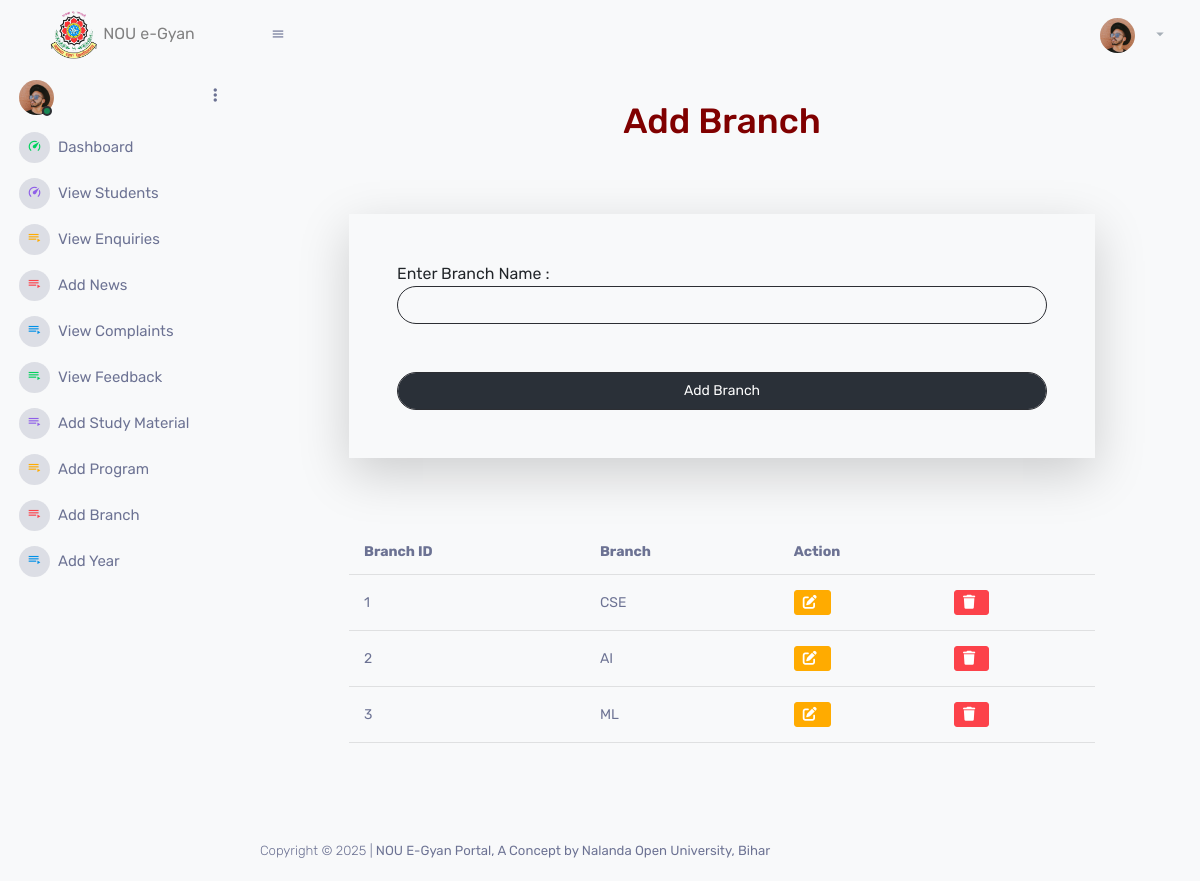
Page /adminapp/branch/ on the earlier database version.
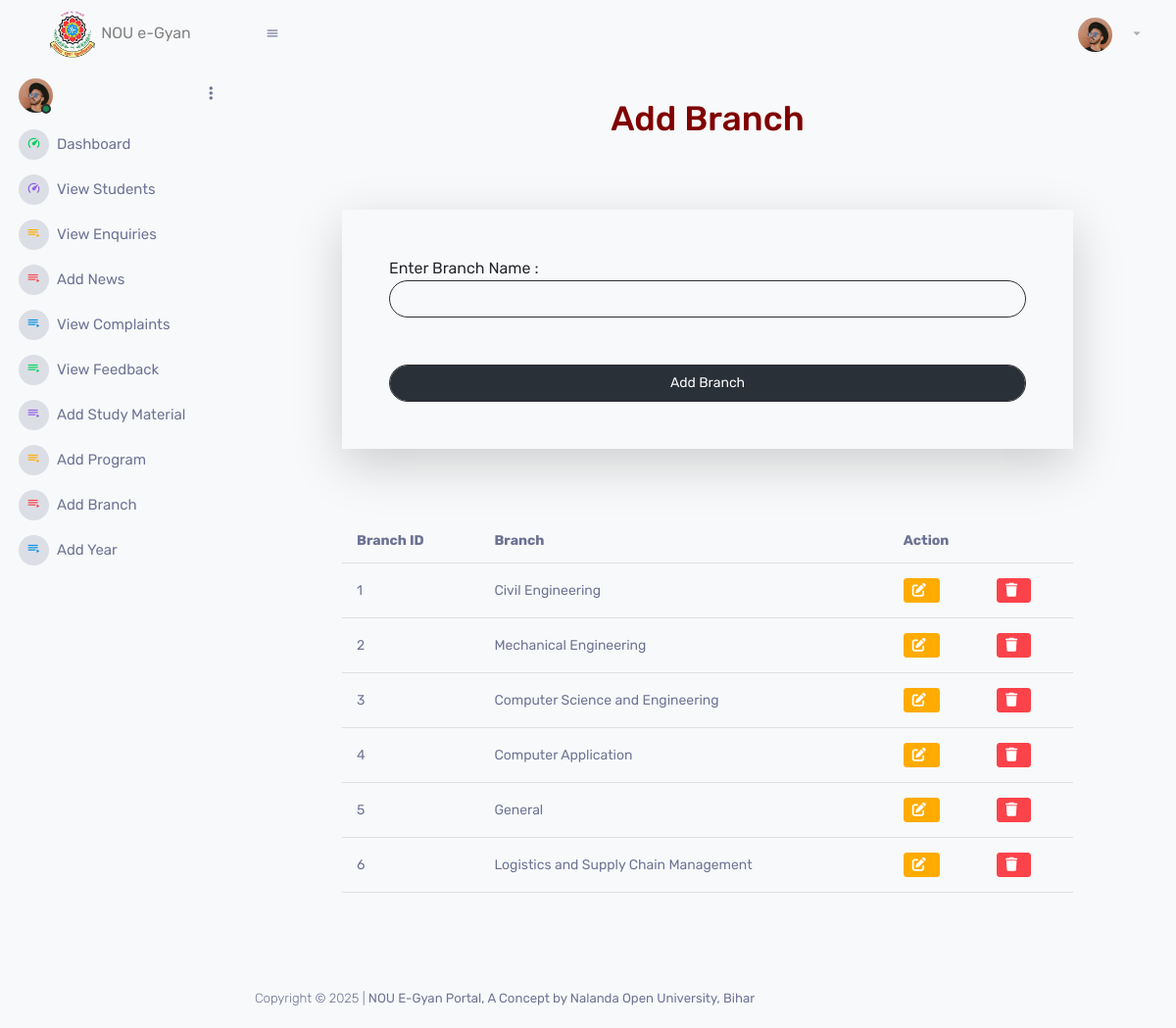
Same page on the later database version.
### adminapp/models.py (models this page shows)
class Branch(models.Model):
    bid=models.AutoField(primary_key=True)
    bname=models.CharField(max_length= 50)
    bdate=models.DateField(auto_now_add=True)
    status=models.CharField(max_length=5)

### adminapp/views.py (the view, shortened to what this page needs)
# urls.py: path('branch/',views.branch,name="branch"),
def branch(request):
    branch=Branch.objects.all()
    return render(request,'branch.html',locals())

### adminapp/templates/branch.html (shortened to what this page needs)
{% extends "adminparent.html" %}
{% block body %}
    <div class="row">
        <div class="col-sm-12">
            <h1 style="text-align:center; color: maroon;">Add Branch</h1>
             <div class="row my-5">
                <div class="col-sm-10 mx-auto">
                  <form action="{%url 'adminapp:branch'%}" method="post" class="my-4 rounded-4 bg-light text-dark shadow-lg p-5">
                    Enter Branch Name :
                    <input type="text" name="bname" class="ps-3 bg-light text-dark form-control rounded-pill">
                    <br><br>
                    <input type="submit" value="Add Branch" class="form-control btn btn-primary rounded-pill">
                  </form>
                </div>
             </div>
             <div class="row my-5">
              <div class="col-sm-10 mx-auto table-responsive">
                <table class="table table-light bg-light">
                  <tr>
                    <th>Branch ID</th>
                    <th>Branch</th>
                    <th colspan="2">Action</th>
                  </tr>
                  {% for n in branch %}
                  <tr>
                    <td>{{forloop.counter}}</td>
                    <td>{{n.bname}}</td>
                    <td><a href="{%url 'adminapp:editbranch' n.bid%}" class="btn btn-sm btn-warning"><i class="fa fa-edit"></i></a></td>
                    <td><a href="{%url 'adminapp:delbranch' n.bid%}" class="btn btn-sm btn-danger"><i class="fa fa-trash"></i></a></td>
                  </tr>
                  {% endfor %}
                </table>
              </div>
             </div>
        </div>
    </div>
{% endblock body %}

Differences in the rows shown:
removed Branch: bname "CSE"
removed Branch: bname "AI"
removed Branch: bname "ML"
added Branch: bname "Civil Engineering"
added Branch: bname "Mechanical Engineering"
added Branch: bname "Computer Science and Engineering"
added Branch: bname "Computer Application"
added Branch: bname "General"
added Branch: bname "Logistics and Supply Chain Management"
